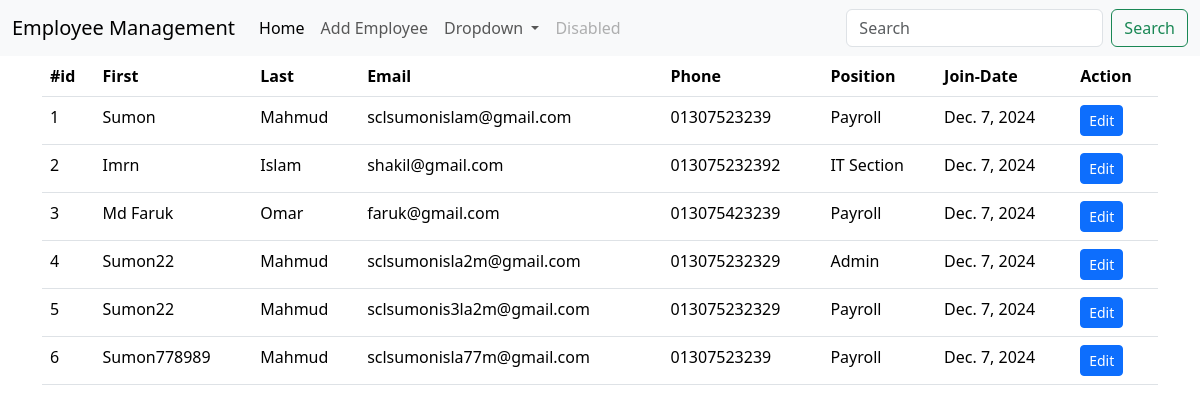
The page / on the database its author committed.
### hr/models.py (models this page shows, shortened)
class Employee(models.Model):
    first_name = models.CharField(max_length=100)
    last_name = models.CharField(max_length=100)
    email = models.EmailField(unique=True)
    phone = models.CharField(max_length=15, null=True, blank=True)
    position = models.ForeignKey(Position, on_delete=models.CASCADE)
    date_of_joining = models.DateField()

class Position(models.Model):
    name = models.CharField(max_length=30)
    def __str__(self):
        return self.name

### hr/views.py (the view)
# urls.py: path('', views.employee_list, name='employee_list'),
def employee_list(request):
    employees = Employee.objects.all()
    return render(request, 'employee_list.html', {'employees': employees})

### templates/employee_list.html (shortened to what this page needs)
{% include "header.html" %}
 <div class="container">
    <table class="table">
        <thead>
          <tr>
            <th scope="col">#id</th>
            <th scope="col">First</th>
            <th scope="col">Last</th>
            <th scope="col">Email</th>
            <th scope="col">Phone</th>
            <th scope="col">Position</th>
            <th scope="col">Join-Date</th>
            <th scope="col">Action</th>
          </tr>
        </thead>
        <tbody>
            {% for employee in employees %}
            <tr>
            <td>{{ employee.id }}</td>
            <td>{{ employee.first_name }}</td>
            <td>{{ employee.last_name }}</td>
            <td>{{ employee.email }}</td>
            <td>{{ employee.phone }}</td>
            <td>{{ employee.position }}</td>
            <td>{{ employee.date_of_joining }}</td>
            <td><a href="{% url 'edit_employee' employee.pk %}" class="btn btn-primary btn-sm">Edit</a></td>
            {% endfor %}
          </tr>
        </tbody>
      </table>
 </div>
    {% include "footer.html" %}

### templates/header.html (shortened to what this page needs)
<!doctype html>
<html lang="en">
  <head>
    <link href="https://cdn.jsdelivr.net/npm/bootstrap@5.3.3/dist/css/bootstrap.min.css" rel="stylesheet">
  </head>
  <body>
    <nav class="navbar navbar-expand-lg bg-body-tertiary">
        <div class="container-fluid">
          <a class="navbar-brand" href="#">Employee Management</a>
          <div class="collapse navbar-collapse" id="navbarSupportedContent">
            <ul class="navbar-nav me-auto mb-2 mb-lg-0">
              <li class="nav-item">
                <a class="nav-link active" aria-current="page" href="#">Home</a>
              </li>
              <li class="nav-item">
                <a class="nav-link" href="{% url "create" %}">Add Employee</a>
              </li>
              <li class="nav-item dropdown">
                <a class="nav-link dropdown-toggle" href="#" role="button" data-bs-toggle="dropdown" aria-expanded="false">
                  Dropdown
                </a>
              </li>
              <li class="nav-item">
                <a class="nav-link disabled" aria-disabled="true">Disabled</a>
              </li>
            </ul>
            <form class="d-flex" role="search">
              <input class="form-control me-2" type="search" placeholder="Search" aria-label="Search">
              <button class="btn btn-outline-success" type="submit">Search</button>
            </form>
          </div>
        </div>
      </nav>

### templates/footer.html (shortened to what this page needs)
</body>
</html>

### rows shown on the page
Employee: id "1", first_name "Sumon", last_name "Mahmud", email "sclsumonislam@gmail.com", phone "01307523239", position "Payroll", date_of_joining "Dec. 7, 2024"
Employee: id "2", first_name "Imrn", last_name "Islam", email "shakil@gmail.com", phone "013075232392", position "IT Section", date_of_joining "Dec. 7, 2024"
Employee: id "3", first_name "Md Faruk", last_name "Omar", email "faruk@gmail.com", phone "013075423239", position "Payroll", date_of_joining "Dec. 7, 2024"
Employee: id "4", first_name "Sumon22", last_name "Mahmud", email "sclsumonisla2m@gmail.com", phone "013075232329", position "Admin", date_of_joining "Dec. 7, 2024"
Employee: id "5", first_name "Sumon22", last_name "Mahmud", email "sclsumonis3la2m@gmail.com", phone "013075232329", position "Payroll", date_of_joining "Dec. 7, 2024"
Employee: id "6", first_name "Sumon778989", last_name "Mahmud", email "sclsumonisla77m@gmail.com", phone "01307523239", position "Payroll", date_of_joining "Dec. 7, 2024"
